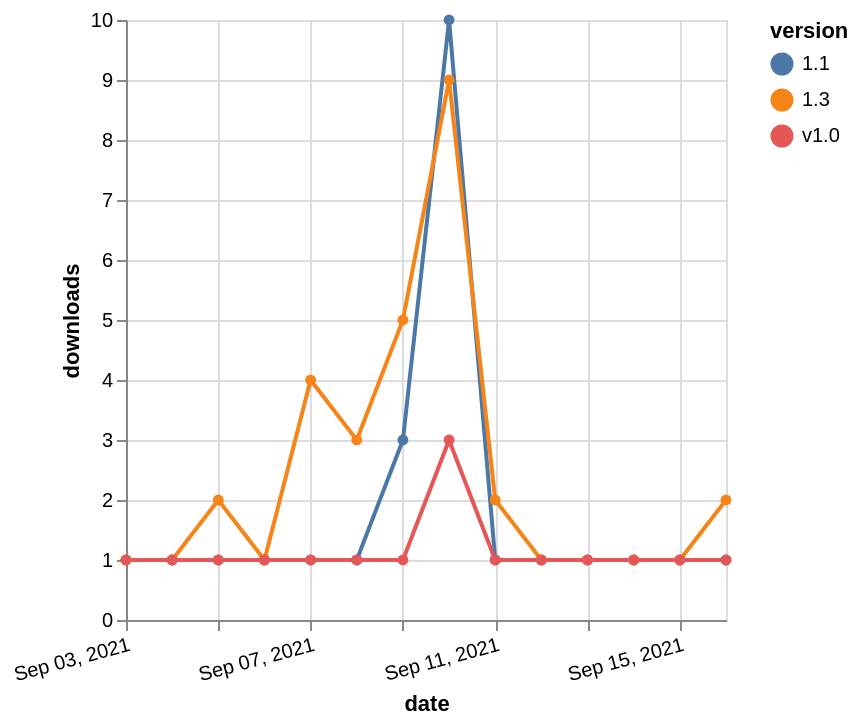

Specify this chart in Vega-Lite:
### Vega-Lite specification from a JSON file in a GitHub repository (floating-point values rounded to 4 significant figures)
{"$schema": "https://vega.github.io/schema/vega-lite/v5.json", "description": "A simple bar chart with embedded data.", "data": {"values": [{"date": "2021-09-03", "total": 988, "delta": 1, "version": "1.1"}, {"date": "2021-09-04", "total": 989, "delta": 1, "version": "1.1"}, {"date": "2021-09-05", "total": 990, "delta": 1, "version": "1.1"}, {"date": "2021-09-06", "total": 991, "delta": 1, "version": "1.1"}, {"date": "2021-09-07", "total": 992, "delta": 1, "version": "1.1"}, {"date": "2021-09-08", "total": 993, "delta": 1, "version": "1.1"}, {"date": "2021-09-09", "total": 996, "delta": 3, "version": "1.1"}, {"date": "2021-09-10", "total": 1006, "delta": 10, "version": "1.1"}, {"date": "2021-09-11", "total": 1007, "delta": 1, "version": "1.1"}, {"date": "2021-09-12", "total": 1008, "delta": 1, "version": "1.1"}, {"date": "2021-09-13", "total": 1009, "delta": 1, "version": "1.1"}, {"date": "2021-09-14", "total": 1010, "delta": 1, "version": "1.1"}, {"date": "2021-09-15", "total": 1011, "delta": 1, "version": "1.1"}, {"date": "2021-09-16", "total": 1012, "delta": 1, "version": "1.1"}, {"date": "2021-09-03", "total": 329, "delta": 1, "version": "1.3"}, {"date": "2021-09-04", "total": 330, "delta": 1, "version": "1.3"}, {"date": "2021-09-05", "total": 332, "delta": 2, "version": "1.3"}, {"date": "2021-09-06", "total": 333, "delta": 1, "version": "1.3"}, {"date": "2021-09-07", "total": 337, "delta": 4, "version": "1.3"}, {"date": "2021-09-08", "total": 340, "delta": 3, "version": "1.3"}, {"date": "2021-09-09", "total": 345, "delta": 5, "version": "1.3"}, {"date": "2021-09-10", "total": 354, "delta": 9, "version": "1.3"}, {"date": "2021-09-11", "total": 356, "delta": 2, "version": "1.3"}, {"date": "2021-09-12", "total": 357, "delta": 1, "version": "1.3"}, {"date": "2021-09-13", "total": 358, "delta": 1, "version": "1.3"}, {"date": "2021-09-14", "total": 359, "delta": 1, "version": "1.3"}, {"date": "2021-09-15", "total": 360, "delta": 1, "version": "1.3"}, {"date": "2021-09-16", "total": 362, "delta": 2, "version": "1.3"}, {"date": "2021-09-03", "total": 163, "delta": 1, "version": "v1.0"}, {"date": "2021-09-04", "total": 164, "delta": 1, "version": "v1.0"}, {"date": "2021-09-05", "total": 165, "delta": 1, "version": "v1.0"}, {"date": "2021-09-06", "total": 166, "delta": 1, "version": "v1.0"}, {"date": "2021-09-07", "total": 167, "delta": 1, "version": "v1.0"}, {"date": "2021-09-08", "total": 168, "delta": 1, "version": "v1.0"}, {"date": "2021-09-09", "total": 169, "delta": 1, "version": "v1.0"}, {"date": "2021-09-10", "total": 172, "delta": 3, "version": "v1.0"}, {"date": "2021-09-11", "total": 173, "delta": 1, "version": "v1.0"}, {"date": "2021-09-12", "total": 174, "delta": 1, "version": "v1.0"}, {"date": "2021-09-13", "total": 175, "delta": 1, "version": "v1.0"}, {"date": "2021-09-14", "total": 176, "delta": 1, "version": "v1.0"}, {"date": "2021-09-15", "total": 177, "delta": 1, "version": "v1.0"}, {"date": "2021-09-16", "total": 178, "delta": 1, "version": "v1.0"}]}, "width": "container", "mark": {"type": "line", "point": {"filled": true}}, "encoding": {"x": {"field": "date", "type": "temporal", "timeUnit": "yearmonthdate", "title": "date", "axis": {"labelAngle": -15}}, "y": {"field": "delta", "type": "quantitative", "title": "downloads"}, "color": {"field": "version", "type": "nominal"}, "tooltip": {"field": "delta"}}}
